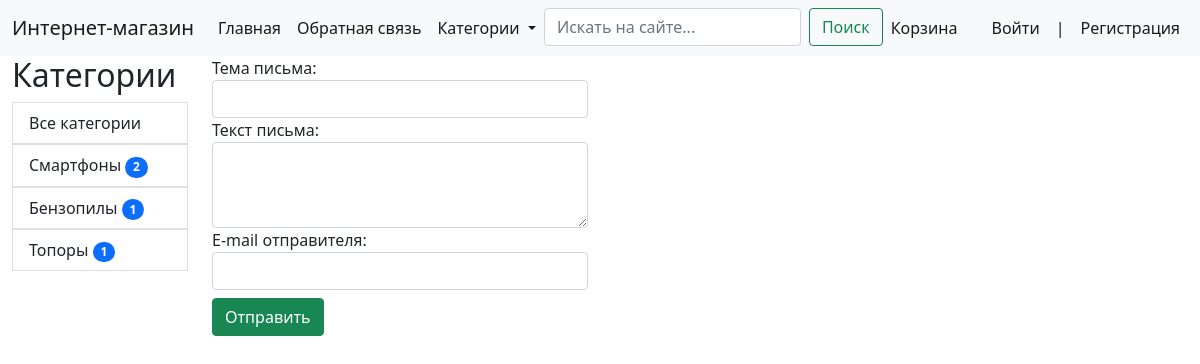
The page /feedback/ on the database its author committed.
### main/models.py (models this page shows, shortened)
class Category(models.Model):
    name = models.CharField(max_length=255, verbose_name='Имя категории')
    slug = models.SlugField(verbose_name='Slug категории')
    content_type = models.ForeignKey(ContentType, on_delete=models.CASCADE)
    def get_absolute_url(self):
        return reverse('categories', kwargs={'slug': self.slug})

### main/views.py (the view)
# urls.py: path('feedback/', views.feedback, name='feedback'),
def feedback(request):
    if request.method == 'POST':
        form = FBForm(request.POST)
        if form.is_valid():
            send_mail(form.cleaned_data['subject'] + ' от ' + form.cleaned_data['sender'],
                      form.cleaned_data['message'],
                      '***',
                      ['***', '***'], fail_silently=True)
            return redirect('main')
    else:
        form = FBForm()
    context = {'form': form, 'title': 'Обратная связь'}
    return render(request, 'main/feedback.html', context)

### main/forms.py
class FBForm(forms.Form):
    subject = forms.CharField(label='Тема письма',
                              widget=forms.TextInput(attrs={'class': 'form-control', 'autocomplete': 'off'}),
                              max_length=100)
    message = forms.CharField(label='Текст письма',
                              widget=forms.Textarea(attrs={'class': 'form-control', 'rows': 3, 'autocomplete': 'off'}))
    sender = forms.EmailField(label='E-mail отправителя',
                              widget=forms.EmailInput(attrs={'class': 'form-control', 'autocomplete': 'off'}))

### main/templatetags/main_tags.py (called while the page is built)
@register.simple_tag()
def categories():
    cats = Category.objects.all().annotate(amount=Count('product'))
    return cats

### main/templates/main/feedback.html (shortened to what this page needs)
{% extends 'main/base.html' %}
{% block content %}
<div class="col-md-4">
<form method="post">
    {{ form }}
    <button type="submit" class="btn btn-success mt-2"> Отправить </button>
</form>
</div>
{% endblock %}

### main/templates/main/base.html (shortened to what this page needs)
{% load static %}
{% load main_tags %}
<!doctype html>
<html lang="en">
<head>
    <link href="https://cdn.jsdelivr.net/npm/bootstrap@5.1.3/dist/css/bootstrap.min.css" rel="stylesheet"
>
    <link rel="stylesheet" href="{% static 'main/css/main.css' %}">
</head>
<body>
<nav class="navbar navbar-expand-lg navbar-light bg-light">
    <div class="container-fluid">
        <a class="navbar-brand" href="{% url 'main' %}">Интернет-магазин</a>
        <div class="collapse navbar-collapse" id="navbarSupportedContent">
            <ul class="navbar-nav me-auto mb-2 mb-lg-0">
                <li class="nav-item">
                    <a class="nav-link active" aria-current="page" href="{% url 'main' %}">Главная</a>
                </li>
                <li class="nav-item">
                    <a class="nav-link active" href="{% url 'feedback' %}">Обратная связь</a>
                </li>
                <li class="nav-item dropdown">
                    <a class="nav-link dropdown-toggle active" href="#" id="navbarDropdown" role="button"
                       data-bs-toggle="dropdown" aria-expanded="false">
                        Категории
                    </a>
                        {% categories as cats %}
                </li>
                <li class="nav-item">
                    <form class="d-flex" method="get" action="{% url 'search' %}">
                        <input class="form-control me-2" name="search" type="search" placeholder="Искать на сайте..."
                               aria-label="Search" autocomplete="off">
                        <button class="btn btn-outline-success" type="submit">Поиск</button>
                    </form>
                </li>
                <li class="nav-item">
                    <a class="nav-link active" href="{% url 'cart' %}"> Корзина
                    </a>
                </li>
            </ul>
            <div class="d-flex">
                {% if not user.is_authenticated %}
                <ul class="navbar-nav me-auto mb-2 mb-lg-0">
                    <li class="nav-item">
                        <a class="nav-link active" aria-current="page" href="{% url 'login' %}">Войти</a>
                    </li>
                    <li class="nav-item">
                        <a class="nav-link active">|</a>
                    </li>
                    <li class="nav-item">
                        <a class="nav-link active" aria-current="page" href="{% url 'register' %}">Регистрация</a>
                    </li>
                </ul>
                {% endif %}
            </div>
        </div>
    </div>
</nav>
<div class="container-fluid">
    <div class="row">
        <div class="col-md-2">
            <h2>Категории</h2>
            <ul class="list-group mt-2">
                <li><a href="{% url 'main' %}" class="list-group-item">Все категории</a>
                </li>
                {% for cat in cats %}
                <li><a href="{{cat.get_absolute_url}}" class="list-group-item">{{cat.name}} <span
                        class="badge bg-primary rounded-pill">{{cat.amount}}</span></a>
                </li>
                {% endfor %}
            </ul>
        </div>
        {% block content %}{% endblock %}
    </div>
</div>
</body>
</html>

### rows shown on the page
Category: name "Смартфоны", amount "2"
Category: name "Бензопилы", amount "1"
Category: name "Топоры", amount "1"
